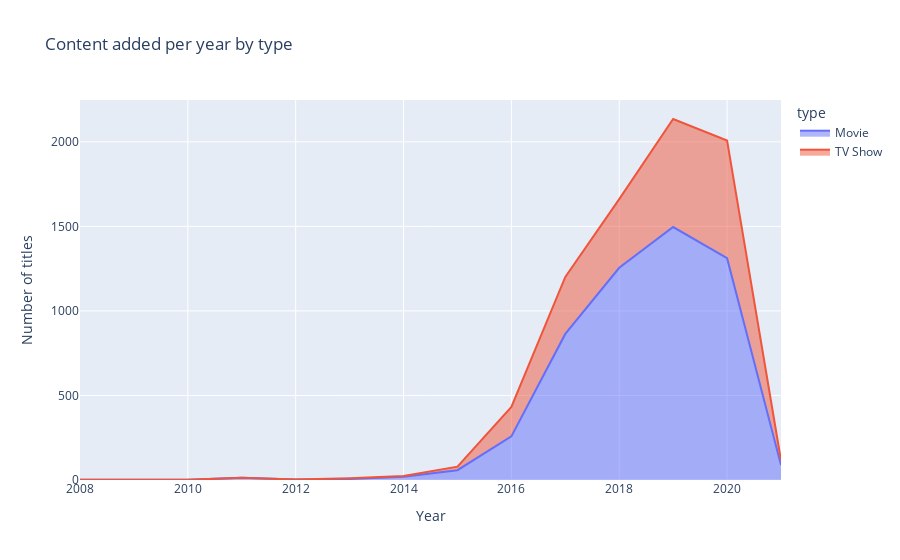

The code cell stored with this chart in its notebook:
### Markdown cell above
### 3.2 Content added per year (by year_added)

### Code cell
# Content added per year (interactive plotly)
year_counts = dfc.groupby(['year_added','type']).size().reset_index(name='count').dropna(subset=['year_added'])
fig = px.area(year_counts, x='year_added', y='count', color='type', title='Content added per year by type', labels={'year_added':'Year','count':'Number of titles'})
fig.show()

### Figure 1 — Plotly figure (JSON) as saved in the notebook; plotly's stock layout.template omitted (floating-point values rounded to 4 significant figures)
{"data": [{"fillpattern": {"shape": ""}, "hovertemplate": "type=Movie<br>Year=%{x}<br>Number of titles=%{y}<extra></extra>", "legendgroup": "Movie", "line": {"color": "#636efa"}, "marker": {"symbol": "circle"}, "mode": "lines", "name": "Movie", "orientation": "v", "showlegend": true, "stackgroup": "1", "type": "scatter", "x": [2008.0, 2009.0, 2010.0, 2011.0, 2012.0, 2013.0, 2014.0, 2015.0, 2016.0, 2017.0, 2018.0, 2019.0, 2020.0, 2021.0], "xaxis": "x", "y": [1, 2, 1, 13, 3, 6, 19, 58, 258, 864, 1255, 1496, 1312, 88], "yaxis": "y"}, {"fillpattern": {"shape": ""}, "hovertemplate": "type=TV Show<br>Year=%{x}<br>Number of titles=%{y}<extra></extra>", "legendgroup": "TV Show", "line": {"color": "#EF553B"}, "marker": {"symbol": "circle"}, "mode": "lines", "name": "TV Show", "orientation": "v", "showlegend": true, "stackgroup": "1", "type": "scatter", "x": [2008.0, 2013.0, 2014.0, 2015.0, 2016.0, 2017.0, 2018.0, 2019.0, 2020.0, 2021.0], "xaxis": "x", "y": [1, 4, 5, 21, 174, 337, 406, 639, 696, 29], "yaxis": "y"}], "layout": {"legend": {"title": {"text": "type"}, "tracegroupgap": 0}, "title": {"text": "Content added per year by type"}, "xaxis": {"anchor": "y", "domain": [0, 1], "title": {"text": "Year"}}, "yaxis": {"anchor": "x", "domain": [0, 1], "title": {"text": "Number of titles"}}}}
